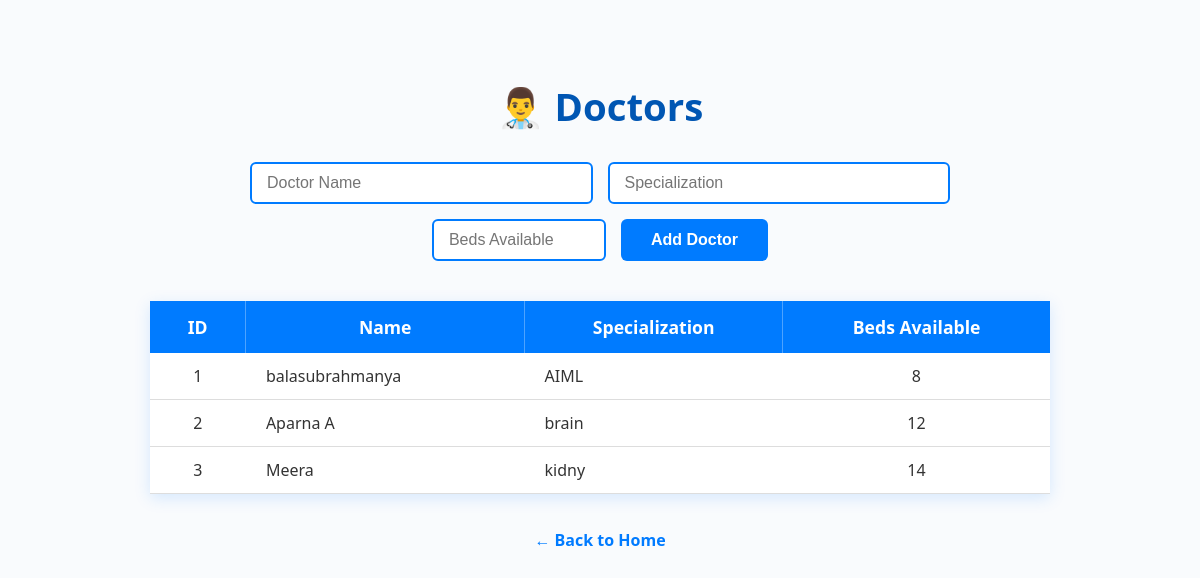
Page /doctors on the committed database.
### tables this page shows
CREATE TABLE doctors (
            id INTEGER PRIMARY KEY AUTOINCREMENT,
            name TEXT NOT NULL,
            specialization TEXT NOT NULL,
            beds_available INTEGER NOT NULL DEFAULT 0
        );

### app.py (the view, shortened to what this page needs)
@app.route('/doctors', methods=['GET', 'POST'])
def doctors():
    with get_db_connection() as conn:
        doctors = conn.execute("SELECT * FROM doctors").fetchall()
    return render_template('doctors.html', doctors=doctors)

### app.py (called while the page is built)
def get_db_connection():
    conn = sqlite3.connect(DB)
    conn.row_factory = sqlite3.Row
    return conn

### templates/doctors.html (shortened to what this page needs)
<!DOCTYPE html>
<html lang="en">
<head>
</head>
<body style="font-family: 'Segoe UI', Tahoma, Geneva, Verdana, sans-serif; background: #f9fbfd; padding: 40px; color: #333;">
  <h2 style="color: #0056b3; font-weight: 700; font-size: 2.4em; margin-bottom: 30px; text-align: center;">
    👨‍⚕️ Doctors
  </h2>
  <form method="POST" style="max-width: 700px; margin: 0 auto 40px auto; display: flex; gap: 15px; flex-wrap: wrap; justify-content: center;">
    <input type="text" name="name" placeholder="Doctor Name" required
           style="flex: 1 1 220px; padding: 10px 15px; border: 2px solid #007bff; border-radius: 6px; font-size: 1em; outline-offset: 2px;" />
    <input type="text" name="specialization" placeholder="Specialization" required
           style="flex: 1 1 220px; padding: 10px 15px; border: 2px solid #007bff; border-radius: 6px; font-size: 1em; outline-offset: 2px;" />
    <input type="number" name="beds_available" placeholder="Beds Available" min="0" required
           style="width: 140px; padding: 10px 15px; border: 2px solid #007bff; border-radius: 6px; font-size: 1em; outline-offset: 2px;" />
    <button type="submit"
            style="padding: 12px 30px; background: #007bff; color: white; border: none; border-radius: 6px; font-size: 1em; cursor: pointer; font-weight: 700;
                   transition: background-color 0.3s ease;">
      Add Doctor
    </button>
  </form>
  <table style="max-width: 900px; margin: 0 auto; width: 100%; border-collapse: collapse; box-shadow: 0 4px 15px rgba(0, 123, 255, 0.15);">
    <thead>
      <tr style="background: #007bff; color: white; font-weight: 700; font-size: 1.1em;">
        <th style="padding: 14px 20px; border-right: 1px solid rgba(255,255,255,0.3);">ID</th>
        <th style="padding: 14px 20px; border-right: 1px solid rgba(255,255,255,0.3);">Name</th>
        <th style="padding: 14px 20px; border-right: 1px solid rgba(255,255,255,0.3);">Specialization</th>
        <th style="padding: 14px 20px;">Beds Available</th>
      </tr>
    </thead>
    <tbody>
      {% for d in doctors %}
      <tr style="background: #fff; transition: background-color 0.3s ease;">
        <td style="padding: 12px 20px; border-bottom: 1px solid #ddd; text-align: center;">{{ d[0] }}</td>
        <td style="padding: 12px 20px; border-bottom: 1px solid #ddd;">{{ d[1] }}</td>
        <td style="padding: 12px 20px; border-bottom: 1px solid #ddd;">{{ d[2] }}</td>
        <td style="padding: 12px 20px; border-bottom: 1px solid #ddd; text-align: center;">{{ d[3] }}</td>
      </tr>
      {% endfor %}
    </tbody>
  </table>
  <p style="text-align:center; margin-top: 35px;">
    <a href="/"
       style="color: #007bff; text-decoration: none; font-weight: 600; font-size: 1em; transition: color 0.3s ease;">
       ← Back to Home
    </a>
  </p>
</body>
</html>

### rows in the picture
doctors: id "1", name "balasubrahmanya", specialization "AIML", beds_available "8"
doctors: id "2", name "Aparna A", specialization "brain", beds_available "12"
doctors: id "3", name "Meera", specialization "kidny", beds_available "14"
